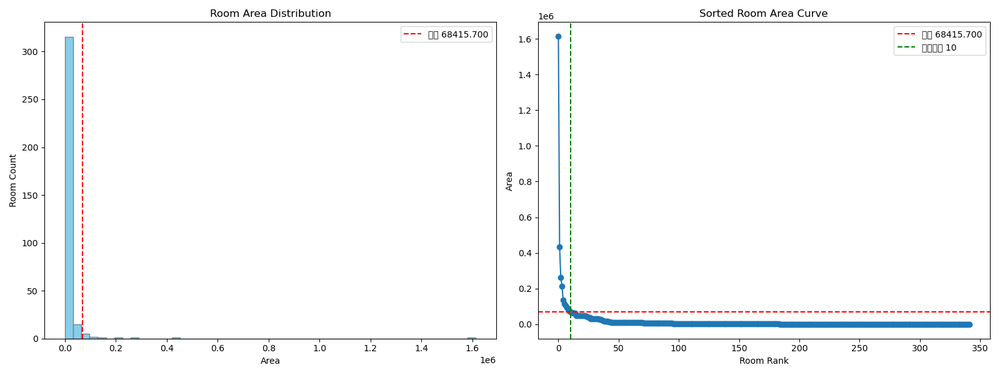
#> input picture room_areas_analysis.png, 1000 x 375 px, shrunk from 1600 x 600 before the run; its folder holds only this picture in this run
$ python wall_gap_filler.py ../../../../room_areas_analysis.png
#> lines starting #> are read from the running program, lines starting #| are printed output that depends on the picture; after the words box and inside, x2 and y2 are one past the last pixel; in counts of white or black regions, pixels touching at a corner belong together
#!/usr/bin/env python3
# -*- coding: utf-8 -*-
"""
建筑平面图墙壁轮廓填充脚本 - 改进版
检测CAD平面图中的墙壁轮廓线（细长条矩形或平行线），将其内部填充为黑色
改进版本：提高识别率，使用多种检测方法组合
"""

import cv2
import numpy as np
import os
import argparse
from pathlib import Path


class WallGapFiller:
    """建筑平面图墙壁轮廓填充器 - 改进版"""

    def __init__(self):
        self.kernel_sizes = {
            'small': cv2.getStructuringElement(cv2.MORPH_RECT, (3, 3)),
            'medium': cv2.getStructuringElement(cv2.MORPH_RECT, (5, 5)),
            'large': cv2.getStructuringElement(cv2.MORPH_RECT, (7, 7)),
            'xlarge': cv2.getStructuringElement(cv2.MORPH_RECT, (9, 9))
        }

    def preprocess_image(self, image):
        """
        图像预处理 - 改进版
        Args:
            image: 输入图像
        Returns:
            处理后的二值图像 (墙壁线条为白色，背景为黑色)
        """
        # 转换为灰度图
        if len(image.shape) == 3:
            gray = cv2.cvtColor(image, cv2.COLOR_BGR2GRAY)
        else:
            gray = image.copy()

        # 轻微的高斯模糊去噪，保留更多细节
        blurred = cv2.GaussianBlur(gray, (3, 3), 0)

        # 使用OTSU阈值进行二值化
        _, binary = cv2.threshold(blurred, 0, 255, cv2.THRESH_BINARY + cv2.THRESH_OTSU)

        # 检查图像中的线条颜色：如果黑色像素较少，说明线条是黑色的，需要反转
        black_pixels = np.count_nonzero(binary == 0)
        white_pixels = np.count_nonzero(binary == 255)

        if black_pixels < white_pixels * 0.5:  # 黑色像素少于50%，说明线条是黑色的
            binary = cv2.bitwise_not(binary)  # 反转，使线条变为白色

        return binary

    def detect_line_segments(self, binary_image):
        """
        使用霍夫变换检测直线段
        Args:
            binary_image: 二值图像 (线条为白色)
        Returns:
            线段图像
        """
        # 边缘检测
        edges = cv2.Canny(binary_image, 50, 150, apertureSize=3)

        # 霍夫直线检测
        lines = cv2.HoughLinesP(edges, 1, np.pi/180, threshold=30, minLineLength=20, maxLineGap=10)

        # 创建线段图像
        line_image = np.zeros_like(binary_image)

        if lines is not None:
            for line in lines:
                x1, y1, x2, y2 = line[0]
                cv2.line(line_image, (x1, y1), (x2, y2), 255, 2)

        return line_image

    def detect_parallel_lines_improved(self, binary_image, gap_size='medium'):
        """
        改进的平行线检测 - 多尺度处理
        Args:
            binary_image: 二值图像 (线条为白色)
            gap_size: 空隙大小
        Returns:
            填充后的图像
        """
        results = []

        # 多尺度处理
        scales = ['small', 'medium', 'large']
        if gap_size == 'large':
            scales.append('xlarge')

        for scale in scales:
            kernel = self.kernel_sizes[scale]

            # 不同方向的结构元素
            horizontal_kernel = cv2.getStructuringElement(cv2.MORPH_RECT, (kernel.shape[1]*3, 1))
            vertical_kernel = cv2.getStructuringElement(cv2.MORPH_RECT, (1, kernel.shape[0]*3))

            # 检测水平线条
            horizontal_lines = cv2.morphologyEx(binary_image, cv2.MORPH_CLOSE, horizontal_kernel)
            horizontal_lines = cv2.morphologyEx(horizontal_lines, cv2.MORPH_OPEN, horizontal_kernel)

            # 检测垂直线条
            vertical_lines = cv2.morphologyEx(binary_image, cv2.MORPH_CLOSE, vertical_kernel)
            vertical_lines = cv2.morphologyEx(vertical_lines, cv2.MORPH_OPEN, vertical_kernel)

            # 合并当前尺度的结果
            scale_result = cv2.bitwise_or(horizontal_lines, vertical_lines)
            results.append(scale_result)

        # 合并所有尺度的结果
        combined = results[0]
        for result in results[1:]:
            combined = cv2.bitwise_or(combined, result)

        # 最终的形态学处理
        kernel = self.kernel_sizes[gap_size]
        filled = cv2.morphologyEx(combined, cv2.MORPH_CLOSE, kernel, iterations=2)

        return filled

    def distance_transform_fill(self, binary_image, max_distance=10):
        """
        使用距离变换来识别和填充墙壁内部
        Args:
            binary_image: 二值图像 (线条为白色)
            max_distance: 最大填充距离
        Returns:
            距离变换填充结果
        """
        # 计算距离变换
        dist_transform = cv2.distanceTransform(cv2.bitwise_not(binary_image), cv2.DIST_L2, 5)

        # 创建填充掩码：距离小于阈值的区域
        fill_mask = dist_transform < max_distance

        # 转换为二值图像
        filled = np.zeros_like(binary_image)
        filled[fill_mask] = 255

        # 与原始线条结合
        result = cv2.bitwise_or(binary_image, filled)

        return result

    def detect_wall_contours_improved(self, binary_image):
        """
        改进的墙壁轮廓检测
        Args:
            binary_image: 二值图像 (线条为白色)
        Returns:
            轮廓列表
        """
        # 查找轮廓
        contours, _ = cv2.findContours(binary_image, cv2.RETR_EXTERNAL, cv2.CHAIN_APPROX_SIMPLE)

        # 更宽松的轮廓过滤条件
        filtered_contours = []
        image_area = binary_image.size

        for contour in contours:
            area = cv2.contourArea(contour)
            perimeter = cv2.arcLength(contour, True)

            # 计算轮廓的长宽比和紧凑度
            if area > 0 and perimeter > 0:
                # 获取最小外接矩形
                rect = cv2.minAreaRect(contour)
                width, height = rect[1]
                if width > 0 and height > 0:
                    aspect_ratio = max(width, height) / min(width, height)

                    # 保留更多类型的轮廓
                    if (20 < area < image_area * 0.2 and  # 面积范围更宽
                        aspect_ratio > 1.5):  # 长宽比大于1.5的细长形状
                        filtered_contours.append(contour)

        return filtered_contours

    def adaptive_morphology(self, binary_image, gap_size='medium'):
        """
        自适应形态学处理
        Args:
            binary_image: 二值图像
            gap_size: 空隙大小
        Returns:
            处理后的图像
        """
        # 分析图像中线条的平均宽度
        contours, _ = cv2.findContours(binary_image, cv2.RETR_EXTERNAL, cv2.CHAIN_APPROX_SIMPLE)

        avg_width = 3  # 默认值
        if contours:
            widths = []
            for contour in contours:
                rect = cv2.minAreaRect(contour)
                width, height = rect[1]
                if width > 0 and height > 0:
                    min_dim = min(width, height)
                    if min_dim > 1:
                        widths.append(min_dim)

            if widths:
                avg_width = int(np.mean(widths))
                avg_width = max(3, min(avg_width, 15))  # 限制在合理范围内

        # 根据分析结果创建自适应kernel
        adaptive_kernel = cv2.getStructuringElement(cv2.MORPH_RECT, (avg_width, avg_width))

        # 自适应形态学处理
        result = cv2.morphologyEx(binary_image, cv2.MORPH_CLOSE, adaptive_kernel, iterations=1)
        result = cv2.morphologyEx(result, cv2.MORPH_OPEN, self.kernel_sizes['small'], iterations=1)

        return result

    def fill_wall_interiors_improved(self, binary_image, gap_size='medium'):
        """
        改进的墙壁内部填充 - 多方法组合
        Args:
            binary_image: 二值图像 (线条为白色)
            gap_size: 空隙大小
        Returns:
            填充后的图像
        """
        # 方法1: 改进的平行线检测
        parallel_filled = self.detect_parallel_lines_improved(binary_image, gap_size)

        # 方法2: 霍夫直线检测
        line_segments = self.detect_line_segments(binary_image)

        # 方法3: 距离变换填充
        distance_params = {'small': 5, 'medium': 8, 'large': 12}
        max_dist = distance_params.get(gap_size, 8)
        distance_filled = self.distance_transform_fill(binary_image, max_dist)

        # 方法4: 自适应形态学
        adaptive_filled = self.adaptive_morphology(binary_image, gap_size)

        # 合并所有方法的结果
        combined = cv2.bitwise_or(binary_image, parallel_filled)
        combined = cv2.bitwise_or(combined, line_segments)
        combined = cv2.bitwise_or(combined, distance_filled)
        combined = cv2.bitwise_or(combined, adaptive_filled)

        # 轮廓检测和填充
        contours = self.detect_wall_contours_improved(combined)

        # 创建输出图像
        result = combined.copy()

        # 填充所有检测到的轮廓
        if contours:
            cv2.fillPoly(result, contours, 255)

        # 最终的清理和连接
        kernel = self.kernel_sizes[gap_size]
        final_result = cv2.morphologyEx(result, cv2.MORPH_CLOSE, kernel, iterations=1)
        final_result = cv2.morphologyEx(final_result, cv2.MORPH_OPEN, self.kernel_sizes['small'], iterations=1)

        return final_result

    def enhance_wall_structure(self, image):
        """
        增强墙壁结构
        Args:
            image: 输入图像 (墙壁为白色)
        Returns:
            增强后的图像
        """
        # 使用形态学梯度增强边缘
        gradient = cv2.morphologyEx(image, cv2.MORPH_GRADIENT, self.kernel_sizes['small'])

        # 与原图结合
        enhanced = cv2.bitwise_or(image, gradient)

        return enhanced

    def remove_noise_improved(self, image, min_area=100):
        """
        改进的噪声去除 - 更智能的过滤
        Args:
            image: 输入图像 (墙壁为白色)
            min_area: 最小连通区域面积
        Returns:
            去噪后的图像
        """
        # 查找连通组件
        num_labels, labels, stats, centroids = cv2.connectedComponentsWithStats(
            image, connectivity=8
        )

        # 创建输出图像
        output = np.zeros_like(image)

        # 分析所有组件的特征
        areas = [stats[i, cv2.CC_STAT_AREA] for i in range(1, num_labels)]
        if areas:
            median_area = np.median(areas)
            # 动态调整最小面积阈值
            adaptive_min_area = max(min_area, median_area * 0.1)
        else:
            adaptive_min_area = min_area

        # 保留大于阈值的连通区域
        for i in range(1, num_labels):  # 跳过背景标签0
            area = stats[i, cv2.CC_STAT_AREA]
            width = stats[i, cv2.CC_STAT_WIDTH]
            height = stats[i, cv2.CC_STAT_HEIGHT]

            # 更智能的过滤条件
            aspect_ratio = max(width, height) / max(min(width, height), 1)

            # 保留大面积或细长形状的区域
            if (area >= adaptive_min_area or
                (area >= min_area * 0.3 and aspect_ratio > 3)):
                output[labels == i] = 255

        return output

    def process_image(self, image_path, output_path=None, gap_size='medium',
                     min_area=100, save_steps=False):
        """
        处理单张图像 - 改进版
        Args:
            image_path: 输入图像路径
            output_path: 输出图像路径
            gap_size: 空隙大小
            min_area: 最小连通区域面积
            save_steps: 是否保存中间步骤
        Returns:
            处理后的图像
        """
        print(f"正在处理图像: {image_path}")

        # 读取图像
        image = cv2.imread(str(image_path))
        if image is None:
            raise ValueError(f"无法读取图像: {image_path}")

        # 获取输出路径
        if output_path is None:
            input_path = Path(image_path)
            output_path = input_path.parent / f"{input_path.stem}_filled{input_path.suffix}"

        # 步骤1: 预处理
        binary = self.preprocess_image(image)
        if save_steps:
            cv2.imwrite(str(output_path).replace('.', '_step1_binary.'), binary)

        # 步骤2: 改进的墙壁内部填充
        filled = self.fill_wall_interiors_improved(binary, gap_size)
        if save_steps:
            cv2.imwrite(str(output_path).replace('.', '_step2_filled.'), filled)

        # 步骤3: 增强墙壁结构
        enhanced = self.enhance_wall_structure(filled)
        if save_steps:
            cv2.imwrite(str(output_path).replace('.', '_step3_enhanced.'), enhanced)

        # 步骤4: 改进的噪声去除
        denoised = self.remove_noise_improved(enhanced, min_area)
        if save_steps:
            cv2.imwrite(str(output_path).replace('.', '_step4_denoised.'), denoised)

        # 最终步骤: 确保输出格式正确 - 墙壁为黑色(0)，背景为白色(255)
        # 当前denoised中墙壁是白色的，需要反转
        final = cv2.bitwise_not(denoised)

        # 保存最终结果
        cv2.imwrite(str(output_path), final)
        print(f"处理完成，结果保存至: {output_path}")

        return final

    # [28 lines left out: function process_directory, not called in this run]


def main():
    """主函数"""
    parser = argparse.ArgumentParser(description='建筑平面图墙壁轮廓填充工具 - 改进版')
    parser.add_argument('input', help='输入图像文件或目录路径')
    parser.add_argument('-o', '--output', help='输出路径')
    parser.add_argument('-g', '--gap-size', choices=['small', 'medium', 'large'],
                       default='medium', help='空隙大小 (默认: medium)')
    parser.add_argument('-m', '--min-area', type=int, default=100,
                       help='最小连通区域面积 (默认: 100)')
    parser.add_argument('-s', '--save-steps', action='store_true',
                       help='保存中间处理步骤')
    parser.add_argument('-b', '--batch', action='store_true',
                       help='批量处理模式')

    args = parser.parse_args()

    # 创建处理器
    filler = WallGapFiller()

    try:
        if args.batch or Path(args.input).is_dir():
            # 批量处理
            filler.process_directory(
                args.input, args.output,
                gap_size=args.gap_size,
                min_area=args.min_area,
                save_steps=args.save_steps
            )
        else:
            # 单文件处理
            filler.process_image(
                args.input, args.output,
                gap_size=args.gap_size,
                min_area=args.min_area,
                save_steps=args.save_steps
            )
#> in process_image, image is the input picture: shape (375, 1000, 3); mean B, G, R 250.1, 249.5, 248.8
#> in preprocess_image, `_, binary = cv2.threshold(blurred, 0, 255, cv2.THRESH_BINARY + cv2.THR..`:
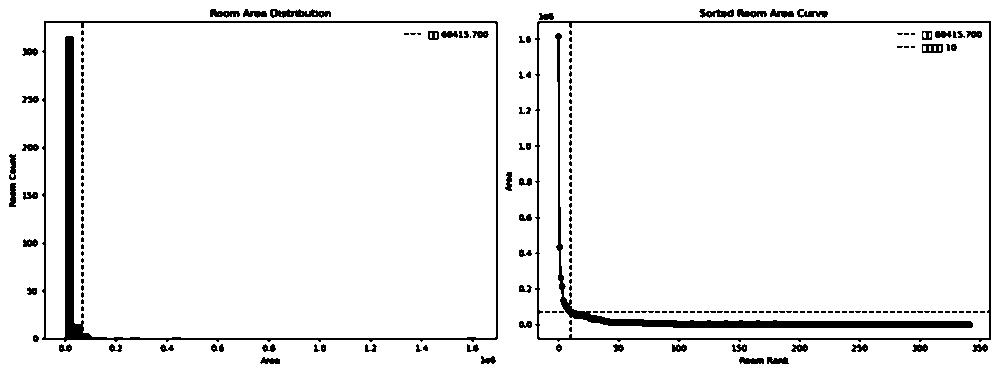
#> binary: shape (375, 1000); 94.6% white; 224 black regions (153 under 20 px), largest, box (x1, y1, x2, y2) and area: (42, 21, 498, 342) 6124, (555, 33, 973, 328) 3745, (535, 21, 991, 342) 3203
#> in preprocess_image, `black_pixels = np.count_nonzero(binary == 0)`: black_pixels = 20137
#> in preprocess_image, `white_pixels = np.count_nonzero(binary == 255)`: white_pixels = 354863
#> after the loop in detect_parallel_lines_improved, `for scale in scales:`:
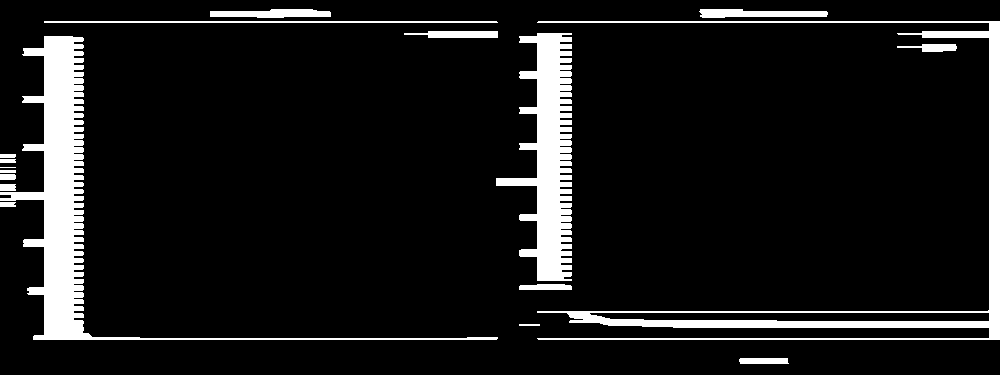
#> horizontal_lines: shape (375, 1000); 9.9% white; 18 white regions (1 under 20 px), largest, box (x1, y1, x2, y2) and area: (0, 36, 498, 340) 13479, (537, 21, 1000, 340) 9843, (496, 33, 572, 281) 9064
#> after the loop in detect_parallel_lines_improved, `for scale in scales:`: results = 3 items
#> the loop in detect_parallel_lines_improved, `for result in results[1:]:` made 2 passes
#> in detect_line_segments, `edges = cv2.Canny(binary_image, 50, 150, apertureSize=3)`:
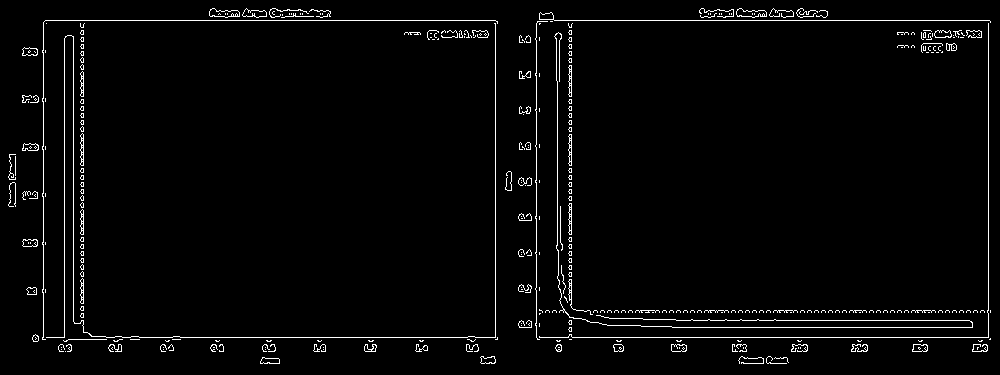
#> edges: shape (375, 1000); 2.6% white in thin lines or dots
#> in detect_line_segments, `lines = cv2.HoughLinesP(edges, 1, np.pi/180, threshold=30, minLineLeng..`: lines = 76 rows, first 6: [536, 337, 988, 337], [45, 20, 495, 20], [676, 320, 969, 320], [73, 321, 73, 36], [536, 336, 536, 23], [64, 349, 64, 38]
#> the loop in detect_line_segments, `for line in lines:` made 76 passes
#> in distance_transform_fill, `dist_transform = cv2.distanceTransform(cv2.bitwise_not(binary_image), ..`:
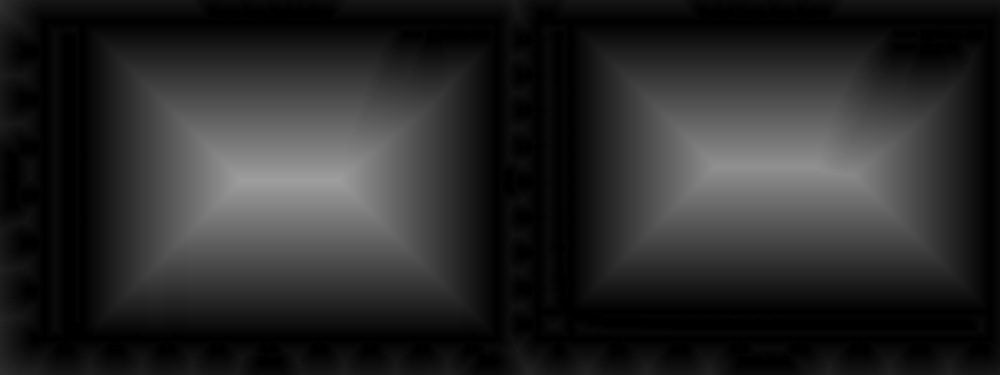
#> dist_transform: shape (375, 1000) float32; min 0, max 158, mean 40.2
#> in distance_transform_fill, `fill_mask = dist_transform < max_distance`:
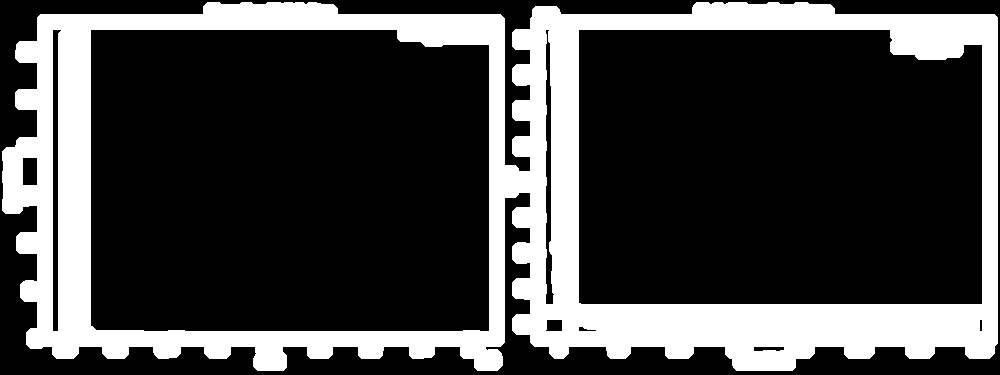
#> fill_mask: shape (375, 1000) bool; 26.7% white; 1 white region, box (x1, y1, x2, y2) and area: (2, 2, 998, 371) 100136
#> in adaptive_morphology, `contours, _ = cv2.findContours(binary_image, cv2.RETR_EXTERNAL, cv2.CH..`: contours = 57 contours, 9 with area under 20; largest, box (x1, y1, x2, y2) and area: (42, 21, 498, 342) 144134, (535, 21, 991, 342) 144116, (270, 9, 331, 18) 300, (699, 9, 734, 18) 158, (210, 9, 240, 18) 134
#> the loop in adaptive_morphology, `for contour in contours:` made 57 passes
#> (rect, width, height, min_dim) on passes 1 to 8: (((777.5, 360), (6, 21), -90), 6, 21, 6), (((751, 360), (6, 24), -90), 6, 24, 6), (((269.5, 360), (6, 19), -90), 6, 19, 6), (((488, 359.5), (7, 14), -90), 7, 14, 7), (((425, 347.5), (5, 4), -90), 5, 4, 4), (((979.5, 347.5), (7, 15), -90), 7, 15, 7), (((919.5, 347.5), (7, 15), -90), 7, 15, 7), (((859, 347.5), (7, 16), -90), 7, 16, 7)
#> after the loop in adaptive_morphology, `for contour in contours:`: widths = 57 values, max 320 at index 48, min 4 at index 4, mean 17.18
#> in adaptive_morphology, `avg_width = int(np.mean(widths))`: avg_width = 17
#> in adaptive_morphology, `avg_width = max(3, min(avg_width, 15))`: avg_width = 15
#> in fill_wall_interiors_improved, `combined = cv2.bitwise_or(combined, distance_filled)`:
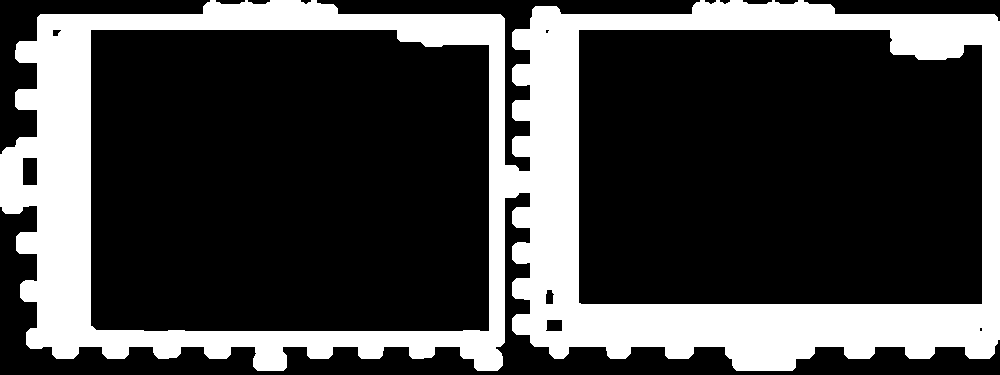
#> combined: shape (375, 1000); 27.7% white; 1 white region
#> in detect_wall_contours_improved, `contours, _ = cv2.findContours(binary_image, cv2.RETR_EXTERNAL, cv2.CH..`: contours = 1 contour; box (x1, y1, x2, y2) and area: (0, 0, 1000, 371) 329046
#> the loop in detect_wall_contours_improved, `for contour in contours:` made 1 pass
#> (area, perimeter, rect, width, height, aspect_ratio) on pass 1: (329045.5, 4131.5, ((499.5, 185), (370, 999), -90), 370, 999, 2.7)
#> after the loop in detect_wall_contours_improved, `for contour in contours:`: filtered_contours = []
#> in enhance_wall_structure, `enhanced = cv2.bitwise_or(image, gradient)`:
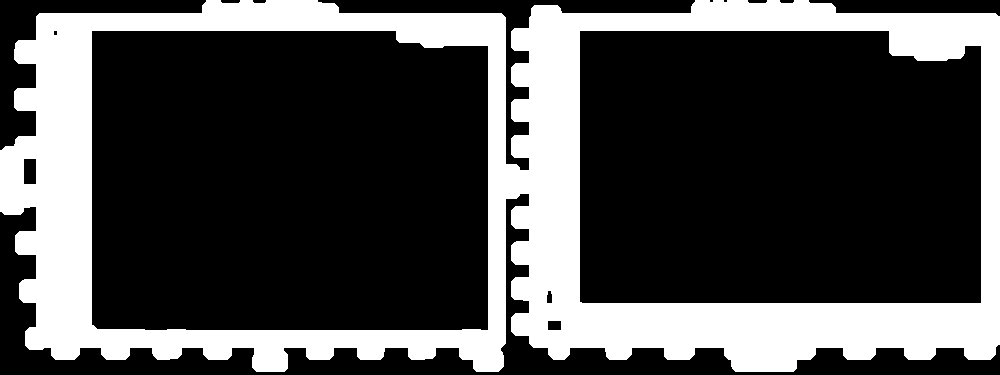
#> enhanced: shape (375, 1000); 29.6% white; 1 white region, box (x1, y1, x2, y2) and area: (0, 0, 1000, 372) 110862
#> in remove_noise_improved, `num_labels, labels, stats, centroids = cv2.connectedComponentsWithStat..`: num_labels = 2; stats = [[0, 0, 1000, 375, 264138], [0, 0, 1000, 372, 110862]]; centroids = [[502.6, 183.4], [492, 195.5]]
#> in remove_noise_improved, `areas = [stats[i, cv2.CC_STAT_AREA] for i in range(1, num_labels)]`: areas = [110862]
#> in remove_noise_improved, `median_area = np.median(areas)`: median_area = 110862
#> in remove_noise_improved, `adaptive_min_area = max(min_area, median_area * 0.1)`: adaptive_min_area = 11086.2
#> the loop in remove_noise_improved, `for i in range(1, num_labels):` made 1 pass
#> (area, width, height, aspect_ratio) on pass 1: (110862, 1000, 372, 2.69)
    except Exception as e:
        print(f"处理过程中出现错误: {e}")
        return 1

    print("处理完成！")
    return 0


if __name__ == "__main__":
    exit(main())
#> (the program exits here)
